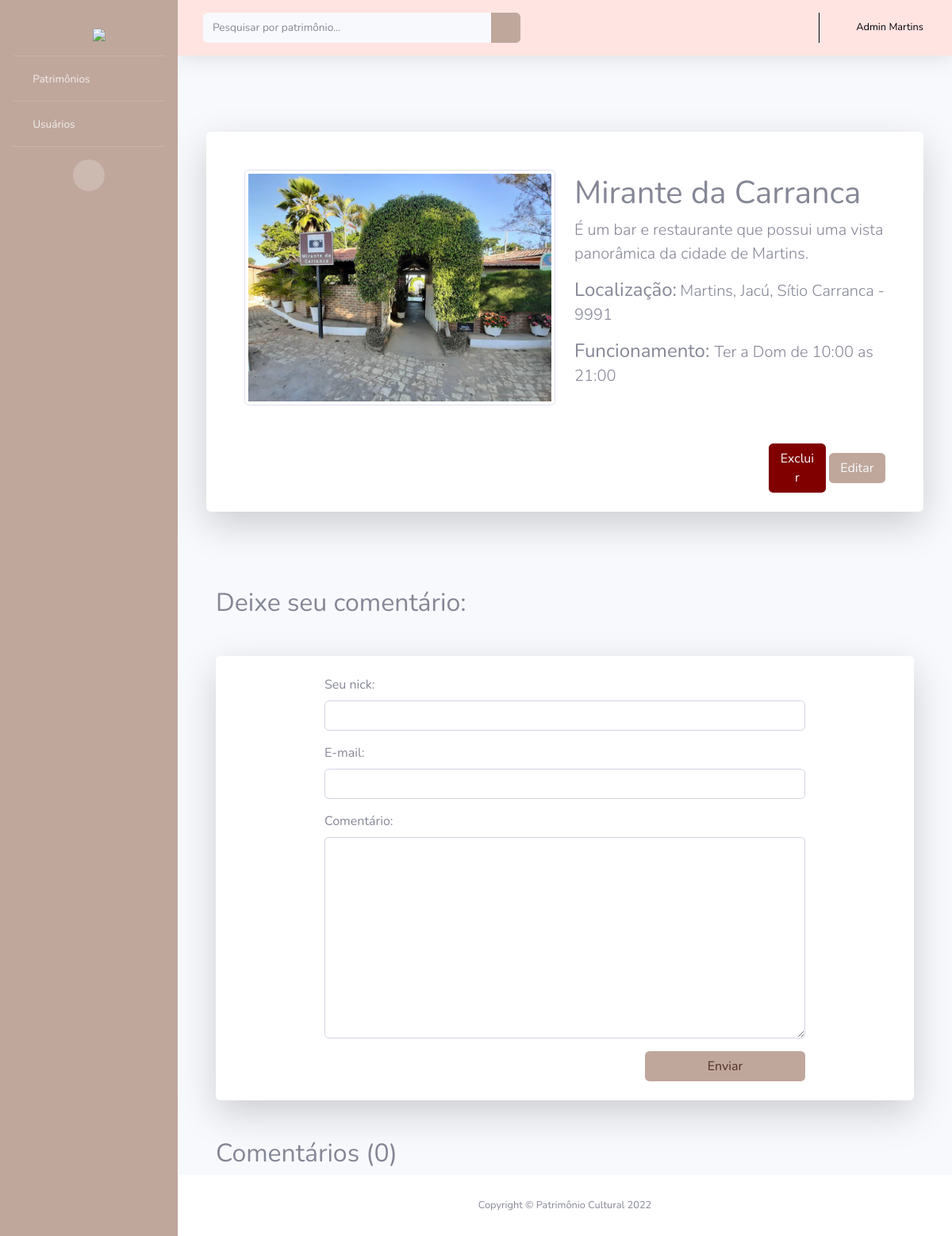
/showPatrimonio/9/ (signed in), run on the app's committed database.
### PC/models.py (models this page shows, shortened)
class Usuario(AbstractUser):
    cidade = models.ForeignKey(Cidade, on_delete=models.CASCADE, null=True, blank=True)
    choices_tipo = (
        ('S', 'Auxiliar'),
        ('A', 'Administrador')
        )
    tipo = models.CharField(max_length=1, choices=choices_tipo)

class Patrimonio(models.Model):
    codigo = models.AutoField(primary_key=True)
    usuario = models.ForeignKey(Usuario, on_delete=models.CASCADE)
    nome = models.CharField(max_length=100)
    descricao = models.TextField(max_length=400)
    cidade = models.ForeignKey(Cidade, on_delete=models.CASCADE)
    bairro = models.CharField(max_length=100)
    logradouro = models.CharField(max_length=100)
    numero = models.CharField(max_length=16, null=True, blank=True)
    datainauguracao = models.DateField(null=True, blank=True)
    funcionamento = models.CharField(max_length=100)
    curiosidades = models.TextField(null=True, blank=True)
    foto = models.ImageField(upload_to="img")

class Cidade(models.Model):
    cidade = models.CharField(max_length=100)
    def __str__(self):
        return (self.cidade)

### PC/views.py (the view)
# urls.py: path('showPatrimonio/<int:id>/', showP, name='url_showP'),
def showP(request, id):
    permissao = False
    patr = Patrimonio.objects.get(pk=id)
    qtdComent = Comentario.objects.filter(patrimonio = id). aggregate(decla_count=Count ('*'))
    comt = Comentario.objects.filter(patrimonio = id)
    comt_ordenados = comt.order_by('-data')
    if permissaoM(request=request, obj=patr) == True:
        permissao = True
    if request.method == "POST":
        form = ComentarioForm(request.POST, request.FILES)
        if form.is_valid():
            obj = Comentario.objects.create(
                patrimonio = Patrimonio(codigo = id),
                nome = form.cleaned_data.get("nome"),
                comentario = form.cleaned_data.get("comentario"),
                data = datetime.now(),
            )
            obj.save()
            return redirect("/showPatrimonio/"+str(id))
    else:
        form = ComentarioForm()
    pacote = {
        "patrimonio": patr,
        "form": form,
        "qtdComent": qtdComent,
        "comentarios": comt_ordenados,
        "cidades": cida,
        "permissao": permissao,
    }
    return render(request,"showP.html", pacote)

### PC/forms.py
class ComentarioForm(django_forms.Form):
    nome = django_forms.CharField(max_length=100, label="Seu nick:")
    email = django_forms.EmailField(label="E-mail:")
    comentario = django_forms.CharField(widget=django_forms.Textarea, max_length=1000, label="Comentário:")

### PC/views.py (called while the page is built)
def permissaoM(request, obj):
    if request.user.is_authenticated:
        current_user = request.user
        if current_user.tipo == "S" or current_user.tipo == "A":
            if current_user.cidade == obj.cidade or current_user.cidade == None:
                return True
    else:
        return False

### PC/templates/showP.html (shortened to what this page needs)
{% extends request.user.is_authenticated|yesno:'layouts/layout.html,layouts/index.html' %}
{% block conteudo %}
{% load crispy_forms_tags %}
<section class="category-section" >
  <div class="container" data-aos="fade-up">
    <div class="row mb-5">
      <div class="d-md-flex post-entry-2 half">
        <div class="card o-hidden border-0 shadow-lg my-5">
          <div class="card-body p-0">
              <section class="py-0">
                  <div class="container px-4 px-lg-5 my-5">
                      <div class="row gx-4 gx-lg-5 align-items-center">
                          <div class="col-md-6"><img class="img-thumbnail" src="{{ patrimonio.foto.url }}" alt="..." /></div>
                          <div class="col-md-6">
                            <h1 class="">{{ patrimonio.nome }}</h1>
                            <div class="mb-3 lead">{{ patrimonio.descricao }}</div>
                              <div class=" fs-0 mb-3">
                                  <span class="text-decoration-line h4"> Localização:</span>
                                  <span class="lead display-5">{{ patrimonio.cidade }}, {{ patrimonio.bairro }}, {{ patrimonio.logradouro}} {%if patrimonio.numero != None %} - {{ patrimonio.numero }} {%endif%}</span>
                              </div>
                              <div class="fs-0 mb-3">
                                  <span class="text-decoration-line h4"> Funcionamento: </span>
                                  <span class="lead display-5">{{ patrimonio.funcionamento }}</span>
                              </div>
                          </div>
                      </div>
                  </div>
              </section>
              {%if user.is_authenticated and permissao == True %}
              <div class="text-right mr-5 mb-4">
                  <a href="{% url 'url_delP' patrimonio.codigo %}" class="btn bg-vermelho text-light btn-user col-sm-1 mr-auto" value="Excluir Perfil">Excluir</a>
                  <a href="{% url 'url_updateP' patrimonio.codigo %}" class="btn bg-marrom text-light btn-user col-sm-1 ml-auto" value="Editar">Editar</a>
              </div>
              {% endif %}
          </div>
        </div>
      </div>
    </div>
  </div>
</section>
<section class="category-section" >
  <div class="container" data-aos="fade-up">
    <h2>Deixe seu comentário:</h2>
        <div class="card o-hidden border-0 shadow-lg my-5">
          <div class="card-body p-0">
            <div class="row justify-content-center">
                <div class="col-lg-9">
                  <div class="m-4">
                    <div class="media g-mb-30 media-comment">
                        <div class="media-body u-shadow-v18 g-bg-secondary g-pa-30">
                          <form  class="user" method="POST">
                            {{form|crispy}}
                            <div class="text-right">
                              <input type="submit" class="btn bg-marrom text-logo col-sm-4 -md-auto" value="Enviar">
                            </div>
                          </form>
                        </div>
                    </div>
                  </div>
                </div>
              </div>
          </div>
        </div>
  </div>
</section>
<section class="category-section" >
  <div class="container" data-aos="fade-up">
    <h2>Comentários ({{ qtdComent.decla_count }})</h2>
        {% for i in comentarios %}
                              {% load permission_tags %}
        {% endfor %}
  </div>
</section>
{% endblock %}

### PC/templates/layouts/layout.html (shortened to what this page needs)
{% load static %}
<!DOCTYPE html>
<html lang="pt-br">
<head>
    <link href="{% static 'vendor/fontawesome-free/css/all.min.css' %}" rel="stylesheet" type="text/css">
    <link href="{% static 'css/sb-admin-2.css' %}" rel="stylesheet">
</head>
<body id="page-top">
    <div id="wrapper">
        <ul class="navbar-nav bg-marrom sidebar sidebar-dark accordion" id="accordionSidebar">
            <a class="sidebar-brand d-flex align-items-center justify-content-center" href="{% url 'url_index' %}">
                <div class="sidebar-brand-icon">
                    <i class="fas fa-map-marker-alt text-logo"></i>
                </div>
                <div class="sidebar-brand-text mx-2 mt-3"><img src="{% static 'img/logocerta1.png'%}" style="width: 70%;"></div>
            </a>
            <hr class="sidebar-divider my-0">
            <li class="nav-item">
                <a class="nav-link collapsed" href="#" data-toggle="collapse" data-target="#patrimonios"
                    aria-expanded="true" aria-controls="collapseUtilities">
                    <i class="fas fa-fw fas fa-map-marked-alt"></i>
                    <span>Patrimônios</span>
                </a>
                        {% load permission_tags %}
            </li>
            {% if user|has_role:'administrador' %}
            <hr class="sidebar-divider my-0">
            <li class="nav-item">
                <a class="nav-link collapsed" href="#" data-toggle="collapse" data-target="#usuarios"
                    aria-expanded="true" aria-controls="collapseUtilities">
                    <i class="fas fa-fw fas fa-user"></i>
                    <span>Usuários</span>
                </a>
            </li>
            {% endif %}
            <hr class="sidebar-divider d-none d-md-block">
            <div class="text-center d-none d-md-inline">
                <button class="rounded-circle border-0" id="sidebarToggle"></button>
            </div>
        </ul>
        <div id="content-wrapper" class="d-flex flex-column">
            <div id="content">
                <nav class="navbar navbar-expand navbar-light topbar mb-4 static-top shadow bg-rosa">
                    <form class="d-none d-sm-inline-block form-inline mr-auto ml-md-3 my-2 my-md-0 mw-100 navbar-search" action="{% url 'url_index' %}">
                        <div class="input-group">
                            <input type="text" class="form-control bg-light border-0 small" name="search" placeholder="Pesquisar por patrimônio..."
                                aria-label="Search" aria-describedby="basic-addon2" autocomplete="off">
                            <div class="input-group-append">
                                <button class="btn bg-marrom text-light" type="submit">
                                    <i class="fas fa-search fa-sm"></i>
                                </button>
                            </div>
                        </div>
                    </form>
                    <ul class="navbar-nav ml-auto">
                        <li class="nav-item dropdown no-arrow">
                            <a class="nav-link dropdown-toggle" href="#" id="userDropdown" role="button"
                                data-toggle="dropdown" aria-haspopup="true" aria-expanded="false">
                                <i class="fas fa-user text-preto small"></i>&nbsp;&nbsp;
                                <span class="mr-2 d-none d-lg-inline text-preto small">{{ user.get_full_name }}</span>
                            </a>
                        </li>
                    </ul>
                </nav>
                <div class="container-fluid">
                    {% block conteudo %}
                    {% endblock %}
                </div>
            </div>
            <footer class="sticky-footer bg-white">
                <div class="container my-auto">
                    <div class="copyright text-center my-auto">
                        <span>Copyright &copy; Patrimônio Cultural 2022</span>
                    </div>
                </div>
            </footer>
        </div>
    </div>
</body>
</html>

### data on the page
Usuario: get_full_name "Admin Martins"
Patrimonio: foto (picture), nome "Mirante da Carranca", descricao "É um bar e restaurante que possui uma vista panorâmica da cidade de Martins.", cidade "Martins", bairro "Jacú", logradouro "Sítio Carranca", numero "9991", funcionamento "Ter a Dom de 10:00 as 21:00"

### other printed values
{{ qtdComent.decla_count }} "0"
